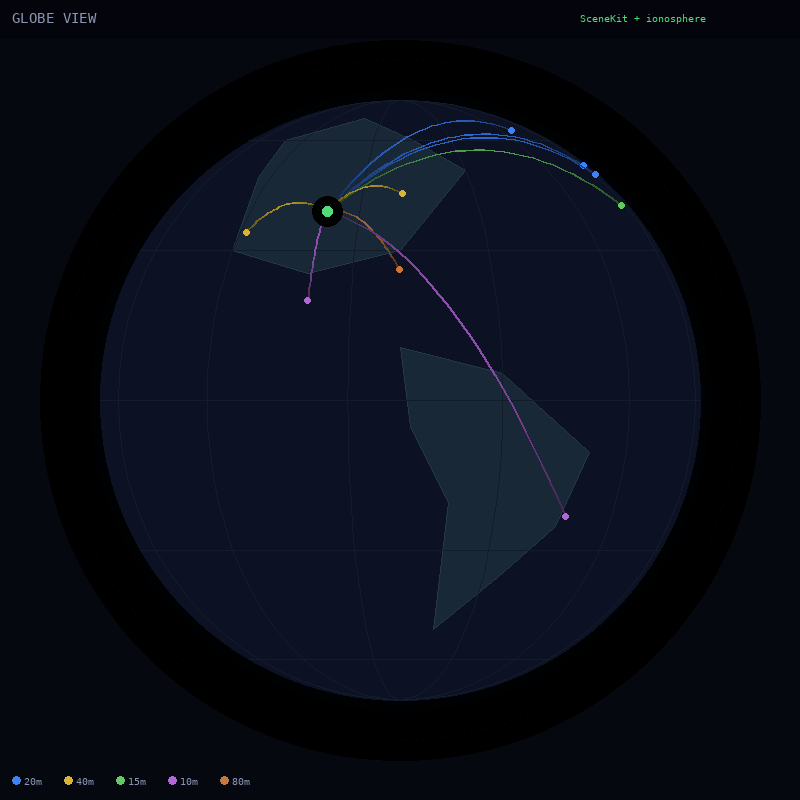

Generate this figure with Python:
"""3D Globe — Simulated globe with QSO arcs (2D rendering of 3D concept)."""
import math
import random
from PIL import Image, ImageDraw, ImageFont

random.seed(42)
W, H = 800, 800
CENTER = (W // 2, H // 2)
GLOBE_R = 300
BG = (6, 8, 16)
LABEL_COLOR = (140, 150, 180)
OCEAN = (12, 18, 35)
LAND = (25, 40, 55)

BAND_COLORS = {
    "20m": (60, 130, 255), "40m": (220, 180, 50), "15m": (100, 200, 100),
    "10m": (180, 100, 220), "80m": (200, 120, 60),
}

HOME_LAT, HOME_LON = 39.0, -98.0
ROT_LON = -80.0  # Globe rotation to center on Americas/Atlantic

CONTACTS = [
    (51.5, -0.1, "20m"), (48.8, 2.3, "20m"), (52.5, 13.4, "15m"),
    (35.7, 139.7, "20m"), (55.7, 37.6, "40m"), (40.4, -3.7, "15m"),
    (43.6, -79.4, "40m"), (33.9, -118.2, "40m"), (25.8, -80.2, "80m"),
    (-22.9, -43.2, "10m"), (19.4, -99.1, "10m"), (64.1, -21.9, "20m"),
    (28.6, 77.2, "20m"), (-33.9, 151.2, "20m"),
]


def project_3d(lat, lon):
    """Orthographic projection centered on ROT_LON."""
    lat_r = math.radians(lat)
    lon_r = math.radians(lon - ROT_LON)
    x = GLOBE_R * math.cos(lat_r) * math.sin(lon_r)
    y = -GLOBE_R * math.sin(lat_r)
    z = GLOBE_R * math.cos(lat_r) * math.cos(lon_r)
    return CENTER[0] + x, CENTER[1] + y, z > 0  # visible if z > 0


img = Image.new("RGB", (W, H), BG)
draw = ImageDraw.Draw(img)

try:
    font = ImageFont.truetype("/usr/share/fonts/truetype/dejavu/DejaVuSansMono.ttf", 14)
    font_sm = ImageFont.truetype("/usr/share/fonts/truetype/dejavu/DejaVuSansMono.ttf", 10)
except OSError:
    font = font_sm = ImageFont.load_default()

# Globe background (atmosphere glow)
for gr in range(GLOBE_R + 60, GLOBE_R, -1):
    alpha = 0.02 * (GLOBE_R + 60 - gr) / 60
    c = (int(30 * alpha), int(60 * alpha), int(120 * alpha))
    draw.ellipse([CENTER[0] - gr, CENTER[1] - gr, CENTER[0] + gr, CENTER[1] + gr], fill=c)

# Ocean
draw.ellipse([CENTER[0] - GLOBE_R, CENTER[1] - GLOBE_R, CENTER[0] + GLOBE_R, CENTER[1] + GLOBE_R], fill=OCEAN)

# Simplified continent outlines as filled polygons on the globe
CONTINENT_COORDS = [
    # North America (simplified outline)
    [(60, -130), (70, -100), (60, -75), (50, -60), (30, -80), (25, -100), (30, -120), (48, -125)],
    # South America
    [(10, -80), (5, -60), (-10, -40), (-25, -45), (-35, -55), (-50, -70), (-20, -70), (-5, -78)],
    # Europe
    [(70, 0), (65, 30), (55, 40), (45, 30), (38, 0), (42, -8), (48, -5), (55, -5), (60, 10)],
    # Africa
    [(35, -10), (30, 30), (10, 40), (0, 42), (-10, 40), (-30, 30), (-35, 20), (-25, 15), (-5, -5), (15, -15)],
    # Asia (partial, visible part)
    [(60, 40), (65, 80), (55, 100), (40, 120), (25, 105), (10, 100), (20, 70), (35, 45), (45, 38)],
]

for coords in CONTINENT_COORDS:
    points = []
    all_visible = True
    for lat, lon in coords:
        x, y, visible = project_3d(lat, lon)
        points.append((x, y))
        if not visible:
            all_visible = False
    if all_visible and len(points) >= 3:
        draw.polygon(points, fill=LAND, outline=(35, 55, 70))

# Grid lines
for lat in range(-60, 90, 30):
    pts = []
    for lon in range(-180, 181, 5):
        x, y, vis = project_3d(lat, lon)
        if vis:
            pts.append((x, y))
        else:
            if len(pts) > 1:
                draw.line(pts, fill=(18, 28, 42), width=1)
            pts = []
    if len(pts) > 1:
        draw.line(pts, fill=(18, 28, 42), width=1)

for lon in range(-180, 180, 30):
    pts = []
    for lat in range(-90, 91, 5):
        x, y, vis = project_3d(lat, lon)
        if vis:
            pts.append((x, y))
        else:
            if len(pts) > 1:
                draw.line(pts, fill=(18, 28, 42), width=1)
            pts = []
    if len(pts) > 1:
        draw.line(pts, fill=(18, 28, 42), width=1)

# Draw QSO arcs
home_x, home_y, home_vis = project_3d(HOME_LAT, HOME_LON)

for lat, lon, band in CONTACTS:
    dest_x, dest_y, dest_vis = project_3d(lat, lon)
    if not (home_vis and dest_vis):
        continue

    color = BAND_COLORS.get(band, (60, 130, 255))

    # Arc with height proportional to distance
    dist = math.sqrt((dest_x - home_x) ** 2 + (dest_y - home_y) ** 2)
    height = min(dist * 0.4, 120)
    mid_x = (home_x + dest_x) / 2
    mid_y = (home_y + dest_y) / 2 - height

    # Bezier arc
    steps = 30
    pts = []
    for si in range(steps + 1):
        t = si / steps
        bx = (1 - t) ** 2 * home_x + 2 * (1 - t) * t * mid_x + t**2 * dest_x
        by = (1 - t) ** 2 * home_y + 2 * (1 - t) * t * mid_y + t**2 * dest_y
        pts.append((bx, by))

    # Draw with gradient alpha
    for si in range(len(pts) - 1):
        t = si / len(pts)
        alpha = 0.3 + 0.5 * math.sin(t * math.pi)
        c = (int(color[0] * alpha), int(color[1] * alpha), int(color[2] * alpha))
        draw.line([pts[si], pts[si + 1]], fill=c, width=2)

    # Destination dot
    draw.ellipse([dest_x - 3, dest_y - 3, dest_x + 3, dest_y + 3], fill=color)

# Home station
if home_vis:
    for gr in range(15, 0, -1):
        alpha = 0.05 * (15 - gr) / 15
        draw.ellipse([home_x - gr, home_y - gr, home_x + gr, home_y + gr], fill=(int(80 * alpha), int(220 * alpha), int(120 * alpha)))
    draw.ellipse([home_x - 5, home_y - 5, home_x + 5, home_y + 5], fill=(80, 220, 120))

# Ionosphere shell hint
for angle in range(0, 360, 1):
    rad = math.radians(angle)
    iono_r = GLOBE_R + 40
    ix = CENTER[0] + iono_r * math.cos(rad)
    iy = CENTER[1] + iono_r * math.sin(rad)
    alpha = 0.03 + 0.02 * math.sin(angle * 0.1)
    c = (int(40 * alpha), int(80 * alpha), int(180 * alpha))
    draw.ellipse([ix - 1, iy - 1, ix + 1, iy + 1], fill=c)

# Header
draw.rectangle([(0, 0), (W, 38)], fill=(4, 5, 12))
draw.text((12, 10), "GLOBE VIEW", fill=LABEL_COLOR, font=font)
draw.text((W - 220, 12), "SceneKit + ionosphere", fill=(80, 220, 120), font=font_sm)

# Legend
lx = 12
ly = H - 24
for band, color in BAND_COLORS.items():
    draw.ellipse([lx, ly, lx + 8, ly + 8], fill=color)
    draw.text((lx + 12, ly - 1), band, fill=LABEL_COLOR, font=font_sm)
    lx += 52

img.save("/home/user/carrier_wave/mockups/globe_3d.png")
print("Saved globe_3d.png")
